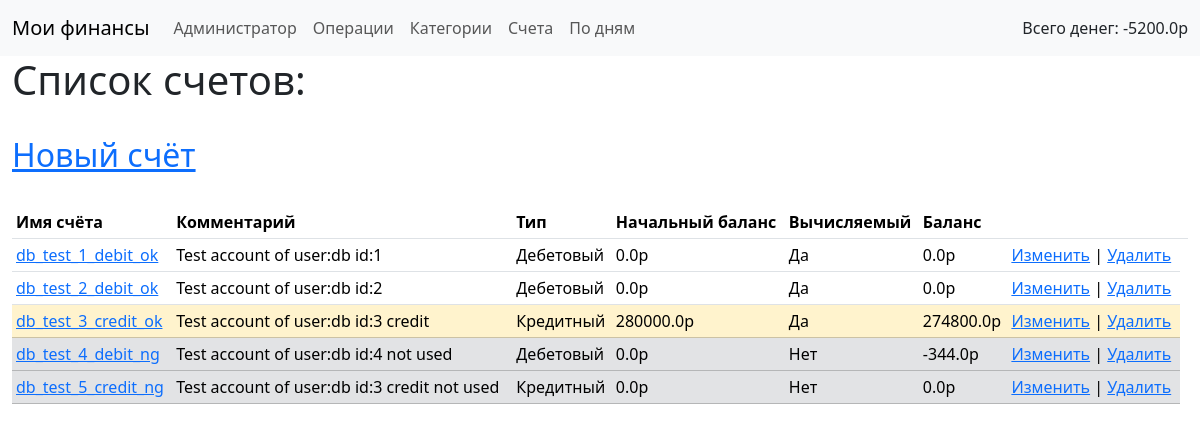
The app's page /account/list (signed in), older data.
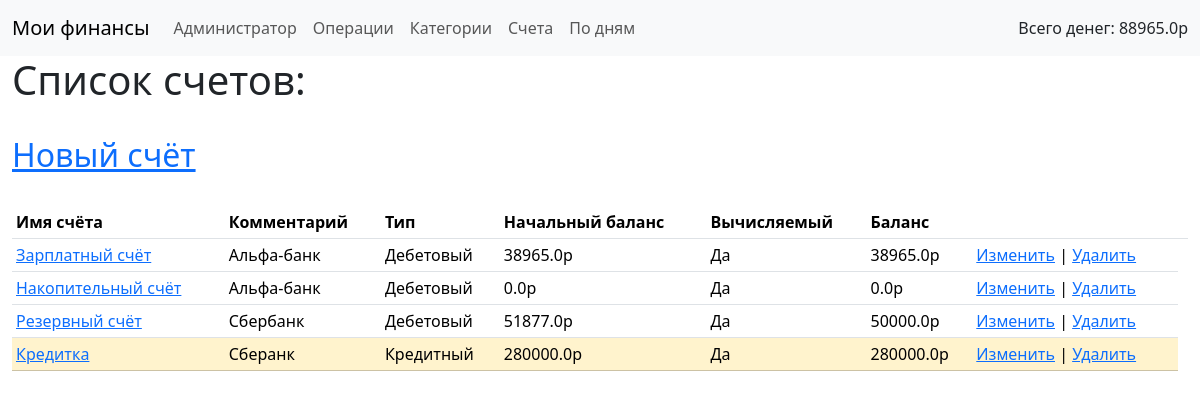
The same page, newer data.
### babosiki/models.py (models this page shows, shortened)
class Account(models.Model):
    user = models.ForeignKey( settings.AUTH_USER_MODEL,
                              on_delete=models.CASCADE,
                              verbose_name='Пользователь',)
    name = models.CharField(max_length=32,
                            verbose_name='Имя счёта',)
    comment =  models.CharField(max_length=128,
                                verbose_name='Комментарий',
                                blank=True,
                                null=True,)
    DEBIT = 1
    CREDIT = -1
    TYPES =(
    (DEBIT, "Дебетовый"),
    (CREDIT, "Кредитный"),)
    type = models.IntegerField(choices = TYPES,
                            verbose_name='Тип',)
    initial_balance = models.FloatField(verbose_name='Начальный баланс',)
    calculated = models.BooleanField(default=True,
                                  verbose_name='Используется в расчётах',)
    class Meta:
        verbose_name_plural = 'Счёт'
        verbose_name = 'Счета'

### babosiki/views.py (the view)
# urls.py: path('account/list', AccountListView.as_view(), name='account_list'),
class AccountListView(LoginRequiredMixin, TemplateView):
    login_url = 'login'
    template_name = "account_list.html"
    def get_context_data(self, **kwargs):
        accounts= Account.objects.filter(user=self.request.user)
        account_values = {}
        for account in accounts:
            operations = Operation.objects.filter(account=account)
            total_sum = 0
            for operation in operations:
                total_sum += operation.type*operation.value
            total_sum += account.initial_balance
            account_values[account] = total_sum
        context = super().get_context_data(**kwargs)
        context['accounts'] = accounts
        context['account_values'] = account_values
        return context

### babosiki/context_processors.py (called while the page is built)
def global_data(request):
    try:
        accounts = Account.objects.filter(user=request.user, calculated=True)
        total_sum = 0
        for account in accounts:
            operations = Operation.objects.filter(account=account)
            for operation in operations:
                total_sum += operation.value*operation.type
            if account.type == Account.DEBIT:
                total_sum += account.initial_balance
        return {'accounts': Account.objects.all(),
                'total_money': total_sum}
    except TypeError:
        return {}

### templates/account_list.html (shortened to what this page needs)
{% extends 'master.html' %}
{% block content %}
<h1>Список счетов:</h1>
<h2><a href="{% url 'account_create' %}">Новый счёт</a></h2>
<table class="table table-sm">
    <thead>
        <tr class="header">
            <th>Имя счёта</th>
            <th>Комментарий</th>
            <th>Тип</th>
            <th>Начальный баланс</th>
            <th>Вычисляемый</th>
            <th>Баланс</th>
            <th></th>
            <th></th>
        </tr>
    </thead>
    <tbody>
        {% for object in accounts %}
        {% if object.calculated %}
            {% if object.type == 1 %}
                <tr>
            {%else%}
                <tr class="table-warning">
            {%endif%}
        {%else%}
        <tr class="table-secondary">
        {%endif%}
            <td><a href="{% url 'account_detail' pk=object.pk %}">{{object.name}}</a></td>
            <td>{{object.comment}}</td>
            <td>
                {% if object.type == 1 %}
                Дебетовый
                {% else %}
                Кредитный
                {% endif %}
            </td>
            <td>{{object.initial_balance}}р</td>
            <td>
                {% if object.calculated == True %}
                Да
                {% else %}
                Нет
                {% endif %}
            </td>
            <td>
                {% for account, value in account_values.items %}
                {% if account == object %}
                {{value}}р
                {%endif%}
                {% endfor %}
            </td>
            <td><a href="{% url 'account_edit' pk=object.pk %}">Изменить</a> | <a
                    href="{% url 'account_delete' pk=object.pk %}">Удалить</a></td>
        </tr>
        {% endfor %}
    </tbody>
</table>
{% endblock content %}

### templates/master.html (shortened to what this page needs)
<!DOCTYPE html>
<html>
<head>
    <link href="https://cdn.jsdelivr.net/npm/bootstrap@5.3.2/dist/css/bootstrap.min.css" rel="stylesheet"
>
</head>
<body>
    <nav class="navbar navbar-expand-lg bg-body-tertiary">
        <div class="container-fluid">
            <a class="navbar-brand" href="{% url 'operation_list' %}">Мои финансы</a>
            <div class="collapse navbar-collapse" id="navbarNavDropdown">
                <ul class="navbar-nav">
                    <li class="nav-item">
                        <a class="nav-link" href="{% url 'admin:index' %}">Администратор</a>
                    </li>
                    <li class="nav-item">
                        <a class="nav-link" aria-current="page" href="{% url 'operation_list' %}">Операции</a>
                    </li>
                    <li class="nav-item">
                        <a class="nav-link" href="{% url 'category_list' %}">Категории</a>
                    </li>
                    <li class="nav-item">
                        <a class="nav-link" href="{% url 'account_list' %}">Счета</a>
                    </li>
                    <li class="nav-item">
                        <a class="nav-link" href="{% url 'daily' %}">По дням</a>
                    </li>
                </ul>
                {% if user.is_authenticated %}
                <ul class="navbar-nav ms-auto">
                    <li class="nav-item dropdown">
                        Всего денег: {{total_money}}р
                    </li>
                </ul>
                {% endif %}
            </div>
        </div>
    </nav>
    <main>
        <div class="container-fluid">
            {% block content %}
            {% endblock content %}
        </div>
    </main>
</body>
</html>

Row changes from the older to the newer data that the page shows:
removed Account: name "db_test_1_debit_ok", comment "Test account of user:db id:1", type "Дебетовый", initial_balance "0.0", calculated "Да"
removed Account: name "db_test_2_debit_ok", comment "Test account of user:db id:2", type "Дебетовый", initial_balance "0.0", calculated "Да"
removed Account: name "db_test_3_credit_ok", comment "Test account of user:db id:3 credit", type "Кредитный", initial_balance "280000.0", calculated "Да", value "274800.0"
removed Account: name "db_test_4_debit_ng", comment "Test account of user:db id:4 not used", type "Дебетовый", initial_balance "0.0", calculated "Нет", value "-344.0"
removed Account: name "db_test_5_credit_ng", comment "Test account of user:db id:3 credit not used", type "Кредитный", initial_balance "0.0", calculated "Нет"
added Account: name "Зарплатный счёт", comment "Альфа-банк", type "Дебетовый", initial_balance "38965.0", calculated "Да"
added Account: name "Накопительный счёт", comment "Альфа-банк", type "Дебетовый", initial_balance "0.0", calculated "Да"
added Account: name "Резервный счёт", comment "Сбербанк", type "Дебетовый", initial_balance "51877.0", calculated "Да", value "50000.0"
added Account: name "Кредитка", comment "Сберанк", type "Кредитный", initial_balance "280000.0", calculated "Да"
Text that changed along with them:
{{ total_money }}: "-5200.0" → "88965.0"
